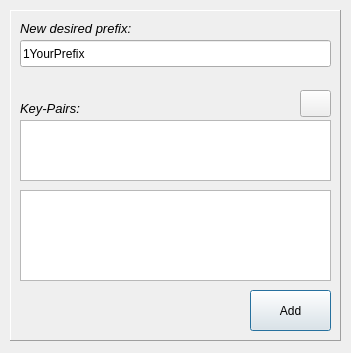
<?xml version="1.0" encoding="UTF-8"?>
<ui version="4.0">
 <class>NewPrefixDialog</class>
 <widget class="QDialog" name="NewPrefixDialog">
  <property name="geometry">
   <rect>
    <x>0</x>
    <y>0</y>
    <width>351</width>
    <height>353</height>
   </rect>
  </property>
  <property name="minimumSize">
   <size>
    <width>351</width>
    <height>353</height>
   </size>
  </property>
  <property name="maximumSize">
   <size>
    <width>351</width>
    <height>353</height>
   </size>
  </property>
  <property name="windowTitle">
   <string>New Prefix</string>
  </property>
  <widget class="QFrame" name="frame">
   <property name="geometry">
    <rect>
     <x>10</x>
     <y>10</y>
     <width>331</width>
     <height>331</height>
    </rect>
   </property>
   <property name="frameShape">
    <enum>QFrame::Panel</enum>
   </property>
   <property name="frameShadow">
    <enum>QFrame::Raised</enum>
   </property>
   <widget class="QPushButton" name="btnAdd">
    <property name="geometry">
     <rect>
      <x>240</x>
      <y>280</y>
      <width>81</width>
      <height>41</height>
     </rect>
    </property>
    <property name="text">
     <string>Add</string>
    </property>
    <property name="icon">
     <iconset resource="res.qrc">
      <normaloff>:/img/images/add-big.png</normaloff>:/img/images/add-big.png</iconset>
    </property>
    <property name="iconSize">
     <size>
      <width>27</width>
      <height>27</height>
     </size>
    </property>
   </widget>
   <widget class="QLabel" name="label_3">
    <property name="geometry">
     <rect>
      <x>10</x>
      <y>10</y>
      <width>151</width>
      <height>17</height>
     </rect>
    </property>
    <property name="text">
     <string>&lt;!DOCTYPE HTML PUBLIC &quot;-//W3C//DTD HTML 4.0//EN&quot; &quot;http://www.w3.org/TR/REC-html40/strict.dtd&quot;&gt;
&lt;html&gt;&lt;head&gt;&lt;meta name=&quot;qrichtext&quot; content=&quot;1&quot; /&gt;&lt;style type=&quot;text/css&quot;&gt;
p, li { white-space: pre-wrap; }
&lt;/style&gt;&lt;/head&gt;&lt;body style=&quot; font-family:'Sans'; font-size:10pt; font-weight:400; font-style:normal;&quot;&gt;
&lt;p style=&quot; margin-top:0px; margin-bottom:0px; margin-left:0px; margin-right:0px; -qt-block-indent:0; text-indent:0px;&quot;&gt;&lt;span style=&quot; font-style:italic;&quot;&gt;New desired prefix:&lt;/span&gt;&lt;/p&gt;&lt;/body&gt;&lt;/html&gt;</string>
    </property>
   </widget>
   <widget class="QLineEdit" name="txDesPref">
    <property name="geometry">
     <rect>
      <x>10</x>
      <y>30</y>
      <width>311</width>
      <height>27</height>
     </rect>
    </property>
    <property name="toolTip">
     <string>&lt;!DOCTYPE HTML PUBLIC &quot;-//W3C//DTD HTML 4.0//EN&quot; &quot;http://www.w3.org/TR/REC-html40/strict.dtd&quot;&gt;
&lt;html&gt;&lt;head&gt;&lt;meta name=&quot;qrichtext&quot; content=&quot;1&quot; /&gt;&lt;style type=&quot;text/css&quot;&gt;
p, li { white-space: pre-wrap; }
&lt;/style&gt;&lt;/head&gt;&lt;body style=&quot; font-family:'Sans'; font-size:10pt; font-weight:400; font-style:normal;&quot;&gt;
&lt;p style=&quot; margin-top:0px; margin-bottom:0px; margin-left:0px; margin-right:0px; -qt-block-indent:0; text-indent:0px;&quot;&gt;- Bitcoin address should start with '1'&lt;/span&gt;&lt;/p&gt;
&lt;p style=&quot; margin-top:0px; margin-bottom:0px; margin-left:0px; margin-right:0px; -qt-block-indent:0; text-indent:0px;&quot;&gt;- All alphanumerics are allowed except for these: &lt;/span&gt;&lt;span style=&quot; font-family:'Monospace'; font-weight:600;&quot;&gt;I, O, l, 0&lt;/span&gt;&lt;/p&gt;&lt;/body&gt;&lt;/html&gt;</string>
    </property>
    <property name="text">
     <string>1YourPrefix</string>
    </property>
    <property name="maxLength">
     <number>34</number>
    </property>
   </widget>
   <widget class="QPlainTextEdit" name="txtPubKey">
    <property name="geometry">
     <rect>
      <x>10</x>
      <y>180</y>
      <width>311</width>
      <height>91</height>
     </rect>
    </property>
    <property name="toolTip">
     <string>&lt;!DOCTYPE HTML PUBLIC &quot;-//W3C//DTD HTML 4.0//EN&quot; &quot;http://www.w3.org/TR/REC-html40/strict.dtd&quot;&gt;
&lt;html&gt;&lt;head&gt;&lt;meta name=&quot;qrichtext&quot; content=&quot;1&quot; /&gt;&lt;style type=&quot;text/css&quot;&gt;
p, li { white-space: pre-wrap; }
&lt;/style&gt;&lt;/head&gt;&lt;body style=&quot; font-family:'Consolas, Monospace'; font-size:12pt; font-weight:400; font-style:normal;&quot;&gt;
&lt;p style=&quot; margin-top:0px; margin-bottom:0px; margin-left:0px; margin-right:0px; -qt-block-indent:0; text-indent:0px;&quot;&gt;ECDSA Public Key&lt;/p&gt;
&lt;p style=&quot; margin-top:0px; margin-bottom:0px; margin-left:0px; margin-right:0px; -qt-block-indent:0; text-indent:0px;&quot;&gt;in Hex numbers.&lt;/p&gt;&lt;/body&gt;&lt;/html&gt;</string>
    </property>
    <property name="autoFillBackground">
     <bool>false</bool>
    </property>
    <property name="styleSheet">
     <string notr="true">font: 12pt &quot;Consolas, Monospace&quot;;</string>
    </property>
   </widget>
   <widget class="QPlainTextEdit" name="txtPrivKey">
    <property name="geometry">
     <rect>
      <x>10</x>
      <y>110</y>
      <width>311</width>
      <height>61</height>
     </rect>
    </property>
    <property name="toolTip">
     <string>&lt;!DOCTYPE HTML PUBLIC &quot;-//W3C//DTD HTML 4.0//EN&quot; &quot;http://www.w3.org/TR/REC-html40/strict.dtd&quot;&gt;
&lt;html&gt;&lt;head&gt;&lt;meta name=&quot;qrichtext&quot; content=&quot;1&quot; /&gt;&lt;style type=&quot;text/css&quot;&gt;
p, li { white-space: pre-wrap; }
&lt;/style&gt;&lt;/head&gt;&lt;body style=&quot; font-family:'Consolas, Monospace'; font-size:12pt; font-weight:400; font-style:normal;&quot;&gt;
&lt;p style=&quot; margin-top:0px; margin-bottom:0px; margin-left:0px; margin-right:0px; -qt-block-indent:0; text-indent:0px;&quot;&gt;ECDSA Private Key.&lt;/p&gt;
&lt;p style=&quot; margin-top:0px; margin-bottom:0px; margin-left:0px; margin-right:0px; -qt-block-indent:0; text-indent:0px;&quot;&gt;Hex numbers are acceptable.&lt;/p&gt;&lt;/body&gt;&lt;/html&gt;</string>
    </property>
    <property name="styleSheet">
     <string notr="true">font: 12pt &quot;Consolas, Monospace&quot;;</string>
    </property>
   </widget>
   <widget class="QPushButton" name="btnReGen">
    <property name="geometry">
     <rect>
      <x>290</x>
      <y>80</y>
      <width>31</width>
      <height>27</height>
     </rect>
    </property>
    <property name="toolTip">
     <string>Generate new keys!</string>
    </property>
    <property name="text">
     <string/>
    </property>
    <property name="icon">
     <iconset resource="res.qrc">
      <normaloff>:/img/images/keys.png</normaloff>:/img/images/keys.png</iconset>
    </property>
    <property name="iconSize">
     <size>
      <width>20</width>
      <height>20</height>
     </size>
    </property>
   </widget>
   <widget class="QLabel" name="label_4">
    <property name="geometry">
     <rect>
      <x>10</x>
      <y>90</y>
      <width>151</width>
      <height>17</height>
     </rect>
    </property>
    <property name="text">
     <string>&lt;!DOCTYPE HTML PUBLIC &quot;-//W3C//DTD HTML 4.0//EN&quot; &quot;http://www.w3.org/TR/REC-html40/strict.dtd&quot;&gt;
&lt;html&gt;&lt;head&gt;&lt;meta name=&quot;qrichtext&quot; content=&quot;1&quot; /&gt;&lt;style type=&quot;text/css&quot;&gt;
p, li { white-space: pre-wrap; }
&lt;/style&gt;&lt;/head&gt;&lt;body style=&quot; font-family:'Sans'; font-size:10pt; font-weight:400; font-style:normal;&quot;&gt;
&lt;p style=&quot; margin-top:0px; margin-bottom:0px; margin-left:0px; margin-right:0px; -qt-block-indent:0; text-indent:0px;&quot;&gt;&lt;span style=&quot; font-style:italic;&quot;&gt;Key-Pairs:&lt;/span&gt;&lt;/p&gt;&lt;/body&gt;&lt;/html&gt;</string>
    </property>
   </widget>
  </widget>
 </widget>
 <resources>
  <include location="res.qrc"/>
 </resources>
 <connections/>
</ui>
